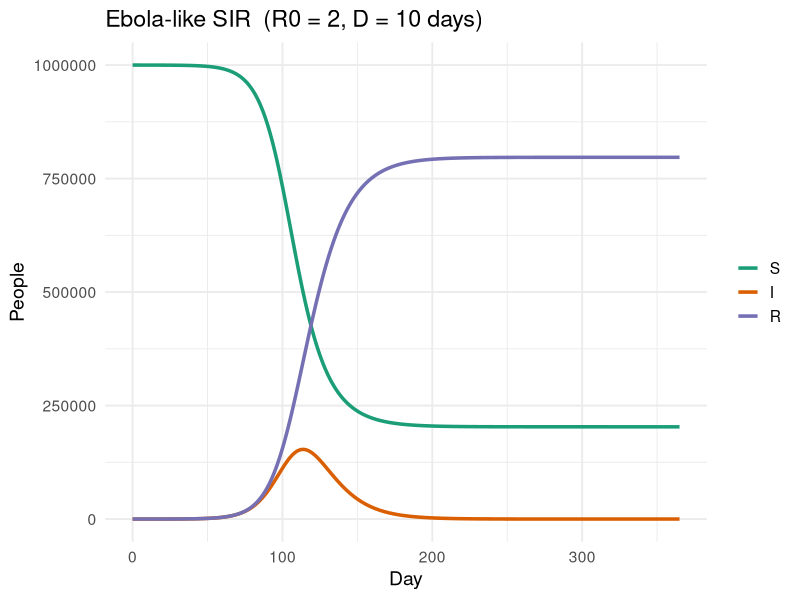
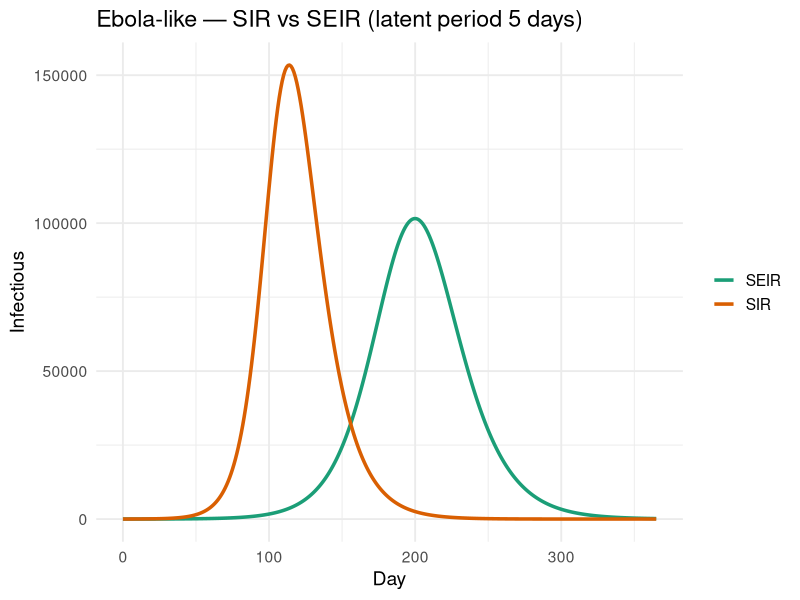

Write R code to recreate these figures, in order.
# group3.R — Ebola-like SIR
# ============================================================
# Run this script line by line with Cmd/Ctrl + Enter.
# Before you look at the plot, predict on paper:
#   1. On which day does I peak?
#   2. How many people end up in R (final size)?
# Then compare with the plot.
# ============================================================

library(deSolve)
library(tidyverse)

# ---- 1. Disease parameters --------------------------------
R0 <- 2         # basic reproduction number
D  <- 10        # mean infectious duration (days)

beta  <- R0 / D
gamma <- 1 / D

# ---- 2. Population ----------------------------------------
N  <- 1e6       # one million people
I0 <- 10        # 10 initial infectious

# ---- 3. SIR model -----------------------------------------
sir_eq <- function(t, y, params) {
  with(as.list(c(y, params)), {
    dS <- -beta * S * I / N
    dI <-  beta * S * I / N - gamma * I
    dR <-  gamma * I
    list(c(dS, dI, dR))
  })
}

# ---- 4. Simulate ------------------------------------------
out <- ode(
  y     = c(S = N - I0, I = I0, R = 0),
  times = 0:365,
  func  = sir_eq,
  parms = c(beta = beta, gamma = gamma, N = N)
) |>
  unclass() |>
  as.data.frame() |>
  as_tibble()

# ---- 5. Inspect peak + final size -------------------------
out |>
  summarise(
    peak_day        = time[which.max(I)],
    peak_infectious = round(max(I)),
    final_size      = round(max(R))
  )

# ---- 6. Plot ----------------------------------------------
out |>
  pivot_longer(c(S, I, R), names_to = "compartment") |>
  mutate(compartment = factor(compartment, levels = c("S", "I", "R"))) |>
  ggplot(aes(time, value, colour = compartment)) +
  geom_line(linewidth = 1.2) +
  scale_colour_manual(values = c(S = "#1b9e77", I = "#d95f02", R = "#7570b3")) +
  labs(x = "Day", y = "People", colour = NULL,
       title = paste0("Ebola-like SIR  (R0 = ", R0, ", D = ", D, " days)")) +
  theme_minimal(base_size = 14)


# ============================================================
# BONUS — Extend to SEIR (σ = 1/5)
# What changed? What didn't?
# ============================================================

seir_eq <- function(t, y, params) {
  with(as.list(c(y, params)), {
    dS <- -beta * S * I / N
    dE <-  beta * S * I / N - sigma * E
    dI <-  sigma * E - gamma * I
    dR <-  gamma * I
    list(c(dS, dE, dI, dR))
  })
}

seir_out <- ode(
  y     = c(S = N - I0, E = 0, I = I0, R = 0),
  times = 0:365,
  func  = seir_eq,
  parms = c(beta = beta, gamma = gamma, sigma = 1/5, N = N)
) |>
  unclass() |>
  as.data.frame() |>
  as_tibble()

bind_rows(
  out      |> transmute(time, model = "SIR",  I = as.numeric(I)),
  seir_out |> transmute(time, model = "SEIR", I = as.numeric(I))
) |>
  ggplot(aes(time, I, colour = model)) +
  geom_line(linewidth = 1.2) +
  scale_colour_manual(values = c(SIR = "#d95f02", SEIR = "#1b9e77")) +
  labs(x = "Day", y = "Infectious", colour = NULL,
       title = paste0("Ebola-like — SIR vs SEIR (latent period 5 days)")) +
  theme_minimal(base_size = 14)
